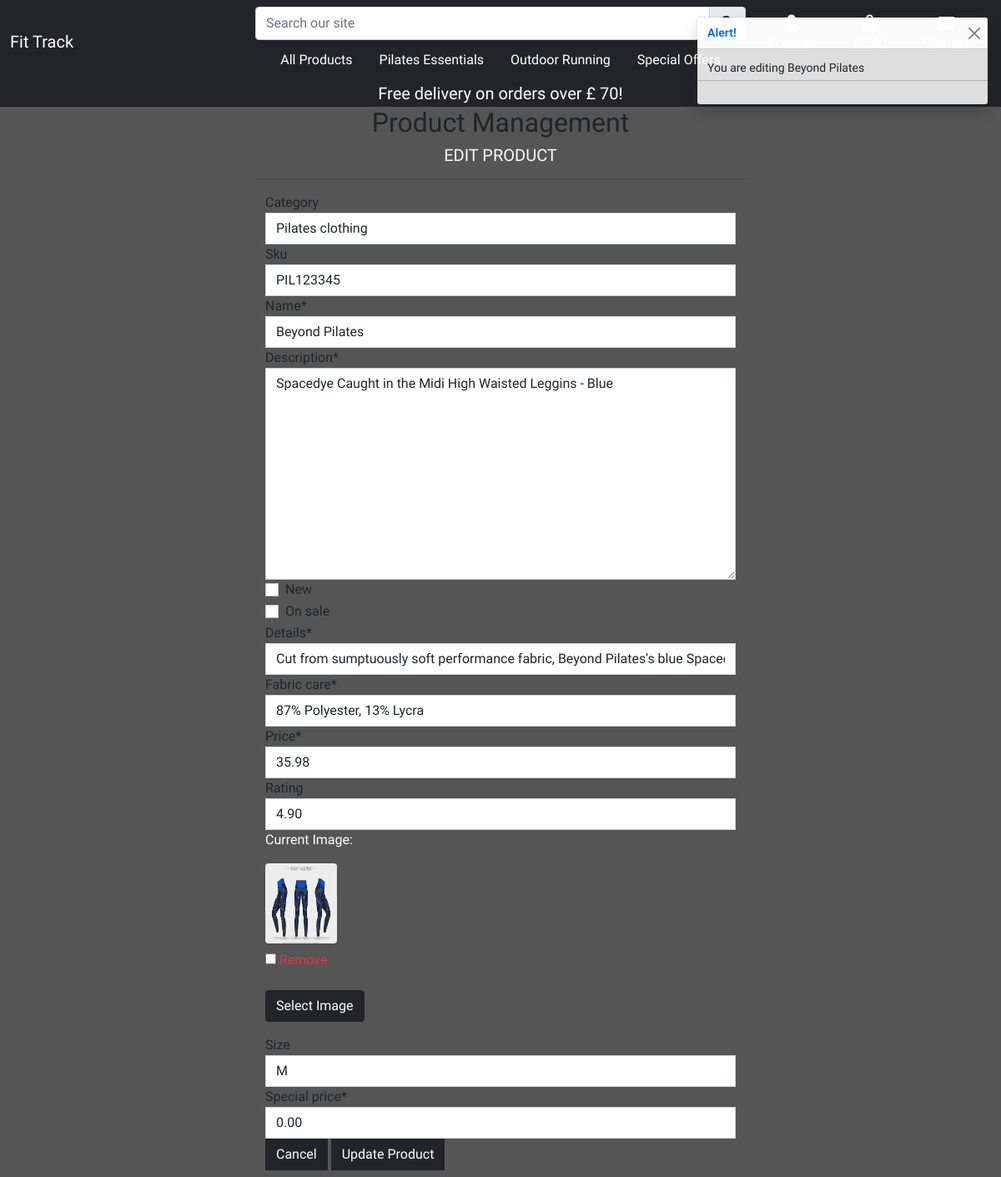
The app's page /products/edit/1/ (signed in), older data.
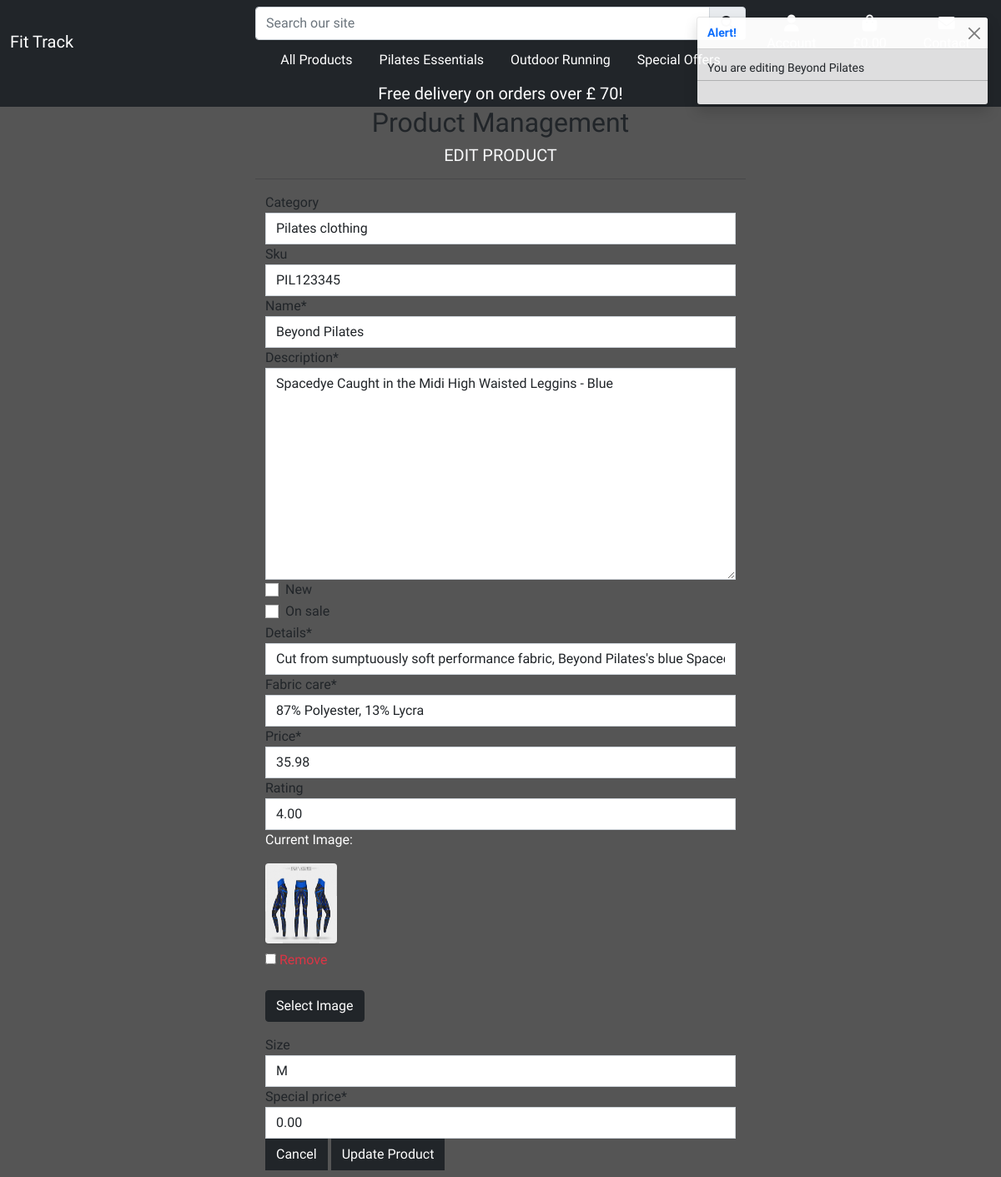
The same page, newer data.
### products/models.py (models this page shows, shortened)
class Product(models.Model):
    category = models.ForeignKey('Category', null=True, blank=True, on_delete=models.SET_NULL)
    sku = models.CharField(max_length=254, null=True, blank=True)
    name = models.CharField(max_length=254)
    different_size = models.BooleanField(default=False)
    description = models.TextField()
    new = models.BooleanField(default=False)
    on_sale = models.BooleanField(default=False)
    all_specials = models.BooleanField(default=False)
    details = models.CharField(max_length=360)
    materials = models.CharField(max_length=254, null=True,default=None)
    fabric_care = models.CharField(max_length=360)
    price = models.DecimalField(max_digits=6, decimal_places=2)
    rating = models.DecimalField(max_digits=6, decimal_places=2, null=True, blank=True)
    image = models.ImageField(null=True, blank=True)
    size = models.CharField(max_length=254, null=True, blank=True)
    weight =  models.CharField(max_length=254, null=True, blank=True)
    special_price = models.DecimalField(
        max_digits=6, decimal_places=2, null=False, blank=False, default=0)

### products/views.py (the view)
# urls.py: path('edit/<int:product_id>/', views.edit_product, name='edit_product'),
@login_required
def edit_product(request, product_id):
    if not request.user.is_superuser:
        messages.error(request, 'Sorry, only store owners can do that.')
        return redirect(reverse('home'))
    product = get_object_or_404(Product, pk=product_id)
    if request.method == 'POST':
        form = ProductForm(request.POST, request.FILES, instance=product)
        if form.is_valid():
            form.save()
            messages.success(request, 'Successfully updated product!')
            return redirect(reverse('product_detail', args=[product.id]))
        else:
            messages.error(request, 'Failed to update product. Please ensure the form is valid.')
    else:
        form = ProductForm(instance=product)
        messages.info(request, f'You are editing {product.name}')
    template = 'products/edit_product.html'
    context = {
        'form': form,
        'product': product,
    }
    return render(request, template, context)

### products/forms.py
class ProductForm(forms.ModelForm):
    class Meta:
        model = Product
        fields = [
            'category',
            'sku',
            'name',
            'description',
            'new',
            'on_sale',
            'details',
            'fabric_care',
            'price',
            'rating',
            'image',
            'size',
            'special_price',
        ]
    image = forms.ImageField(
    label='Image', required=False, widget=CustomClearableFileInput)
    def __init__(self, *args, **kwargs):
        super().__init__(*args, **kwargs)
        categories = Category.objects.all()
        friendly_names = [(c.id, c.get_friendly_name()) for c in categories]
        self.fields['category'].choices = friendly_names
        for field_name, field in self.fields.items():
            field.widget.attrs['class'] = 'border-black rounded-0'

### products/models.py (called while the page is built)
    def get_friendly_name(self):
        return self.friendly_name

### products/templates/products/edit_product.html (shortened to what this page needs)
{% extends "base.html"%}
{% load static %}
{% block content %}
<div class="cover"></div>
<div class="container-fluid vh-100 clear-nav">
    {% include 'includes/banner.html'%}
    <div class="row">
        <div class="col text-center ">
            <h2 class="text-dark">Product Management</h2>
            <h5 class="text-light text-uppercase">Edit Product</h5>
            <hr class="w-50 mx-auto mb-3">
        </div>
    </div>
    <div class="row col-12 col-md-6 mx-auto">
        <form method="POST" action="{% url 'edit_product' product.id %}" class="form mb-2" enctype="multipart/form-data">
            {% for field in form %}
                {% if field.name != 'image' %}
                    {{ field | as_crispy_field }}
                {% else %}
                    {{ field }}
                {% endif %}
            {% endfor %}
            <div class="text-right">
                <a class="btn btn-dark  rounded-0" href="{% url 'products' %}">Cancel</a>
                <button class="btn btn-dark  rounded-0" type="submit">Update Product</button>
            </div>
        </form>
    </div>
</div>
{% endblock %}

Row changes from the older to the newer data that the page shows:
changed Product "Pilates clothing": rating "4.90" → "4.00"
